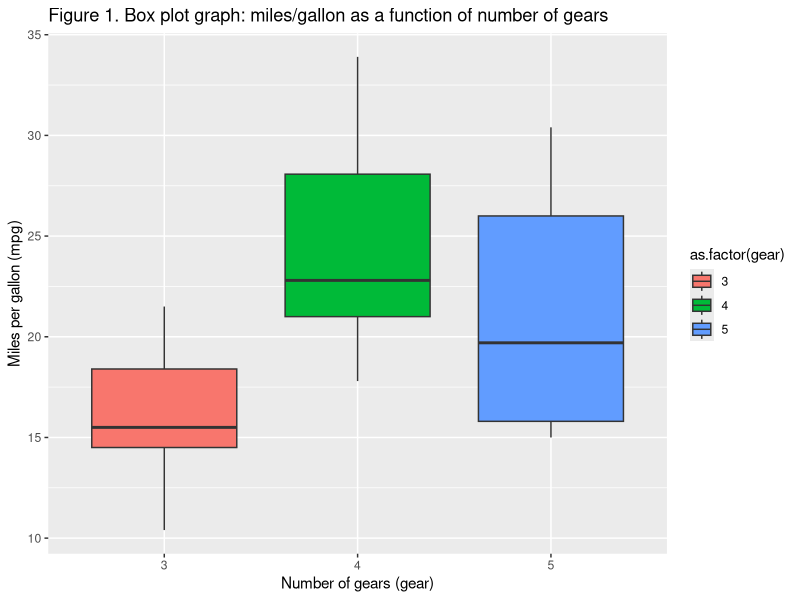

R code for this plot: (Note: this script raises an error after producing the figure.)
## ---- chunk 1
### Task 3.1

sum(5:55) #To evaluate the sum of all integers between 5 and 55. 
# Alternatively, this creates a variable x with all integers between 5 and 55, which can then be followed with the sum function of x vector
x <- (5:55) 
sum(x)
## ---- chunk 2
### Task 3.2

sumfun <- function(n) {sum(5:n)} #The function sumfun was firstly created according to requested requirements
#Subsequently, the parameter "n" was substituted for each value requested (10, 20 and 100, respectively)
sumfun(10) 
sumfun(20)
sumfun(100)
## ---- chunk 3
### Task 3.3

#The value set is introduced, named fib and containing a sequence of 12 numbers
fib <- numeric(12)
fib[1] <- 1
fib[2] <-1
#The latter 2 lines set the first 2 elements of the sequence as 1 in accordance with the first 2 steps of Fibonacci’s sequence. From here on, the loop script “for” is introduced:
for (i in 3:12) #In which i is an element of the value set between the 3rd and 12th value
{ #This marks the beginning of the for loop
fib[i] <- fib[i-1]+fib[i-2] #Wherein the element i equals to the sum of their 2 preceding elements
} #End of loop
#Lastly, the resulting sequence is printed on screen with the following script:
print(fib)
## ---- chunk 4
### Task 3.4

library(ggplot2)
ggplot(data=mtcars, aes(x=as.factor(gear),y=mpg)) + geom_boxplot(aes(fill=as.factor(gear))) + labs(title = "Figure 1. Box plot graph: miles/gallon as a function of number of gears", y = "Miles per gallon (mpg)", x = "Number of gears (gear)")

#Firstly, the ggplot function is loaded with the "library(ggplot2)" command. In this function, the first argument lists the dataframe containing the data of interest "data=mtcars". This is followed by the aestethic mapping, in which "miles per gallon (mpg)" is plotted as a function of the "number of gears (gear)". Next, the plus operator adds the "geom_boxplot" component which defines the shape of the plotted graph and adds the fill aesthetic to colour the gear bars.
#In addtion, the labs component was added in order to insert a title to the graph as well as label the x and y axis.
## ---- chunk 5

### Task 3.5

#The dataset in question was firstly viewed with the following commands
data=cars
View(cars)
#Next, the help command for the cars dataset was used to discover the units for Speed and Stopping Distance:
?cars
#Following, the liner model fitting was conducted by the following command
y <- cars$dist*0.000189394; x <- cars$speed;
#Note the existing values in the Stopping distance (dist) were converted from ft to miles in order to match units with speed, which is in miles per hour. Assuming that 1 foot equals to 0.000189394 miles, the conversion was achieved by multiplying cars$dist by 0.000189394.
model <- lm(formula = "y~x")
#The extended details were then viewed to obtain the fitted slope and intercept of the line along with their standard errors by using 
summary(model)

#Units 
#[,1]	speed	numeric	Speed (mph)
#[,2]	dist numeric	Stopping distance (ft)

## ---- chunk 6
### Task 3.6

library(ggplot2)
ggplot(cars,aes(speed,dist*0.000189394)) + geom_point() + geom_smooth(method="lm",formula="y~x") + labs (title = "Figure 2. Linear regression plot of speed and stopping distance", x = "Speed (miles/hour)", y = "Stopping Distance (miles)")

#Similarly to task 3.4, the ggplot function is loaded with the "library(ggplot2)" command. The first argument lists the dataframe "cars".This is followed by the aestethic mapping, in which the x vector is set to speed value and y vector is set to dist value (converted from ft to miles). Next, the plus operator adds the "geom_smooth" component which defines the linear shape of the plotted graph. In addition, the labs component was added in order to insert a title to the graph as well as label the x and y axis.

## ---- chunk 7
### Task 3.7

#The first step here is to convert the existing values in the break distance (dist) from ft to miles in order to match units with speed, which is in miles per hour. A new variable is created for this converted value (dist_miles) where 1 foot is again assumed as 0.000189394 miles.
dist_miles <- cars$dist*0.000189394
#Next, the breaking distance variable is set to the square value of the speed
break_dist <- cars$speed^2
#A linear model is then fitted between the stopping distance in miles (dist_miles) and breaking distance (break_dist)  as a derivative of square rooting the speed in miles per hour.
y <- dist_miles; x <- break_dist;
model <- lm(formula = "y~x")
#The variable model is set in order to provide an extended summary
summary(model)
#The slope value here would then equal to the average reaction time in hours, which then needs to be converted to seconds (1h-3600s). The variable reaction_time is set for this. 
reaction_time <- 2.443e-05*3600
reaction_time
#The latter shows the reaction time as 0.087948 seconds, which is mathematically a reasonable result. However, more information about the context of average reaction time and driver data capture would be needed to ascertain plausibility. A study by the BBC showed that average driver reaction time to be typically at 0.2 seconds although weather and road conditions as well as driver health disposition can all be factors. Since the breaking distance was here assumed as the square root value of speed, this would be consider a mathematically reasonable result. 

# Plotting 
library(ggplot2)
ggplot(cars,aes(break_dist,dist_miles)) + geom_point() + geom_smooth(method="lm",formula="y~x") + labs (title = "Figure 3. Linear regression of breaking distance and stopping distance", x = "Breaking Distance (miles/h)", y = "Distance (miles)")
#Whereas the linear regression equals to the average reaction time in hours.
#Similarly to task 3.6, the ggplot function is loaded with the "library(ggplot2)" command. The first argument lists the dataframe "cars".This is followed by the aestethic mapping, in which the x vector is set to be the breaking distance (break_dist) and y vector is set to distance (dist_miles) value converted from ft to miles. Next, the plus operator adds the "geom_smooth" component which defines the linear shape of the plotted graph. In addition, the labs component was added in order to insert a title to the graph as well as label the x and y axis.

